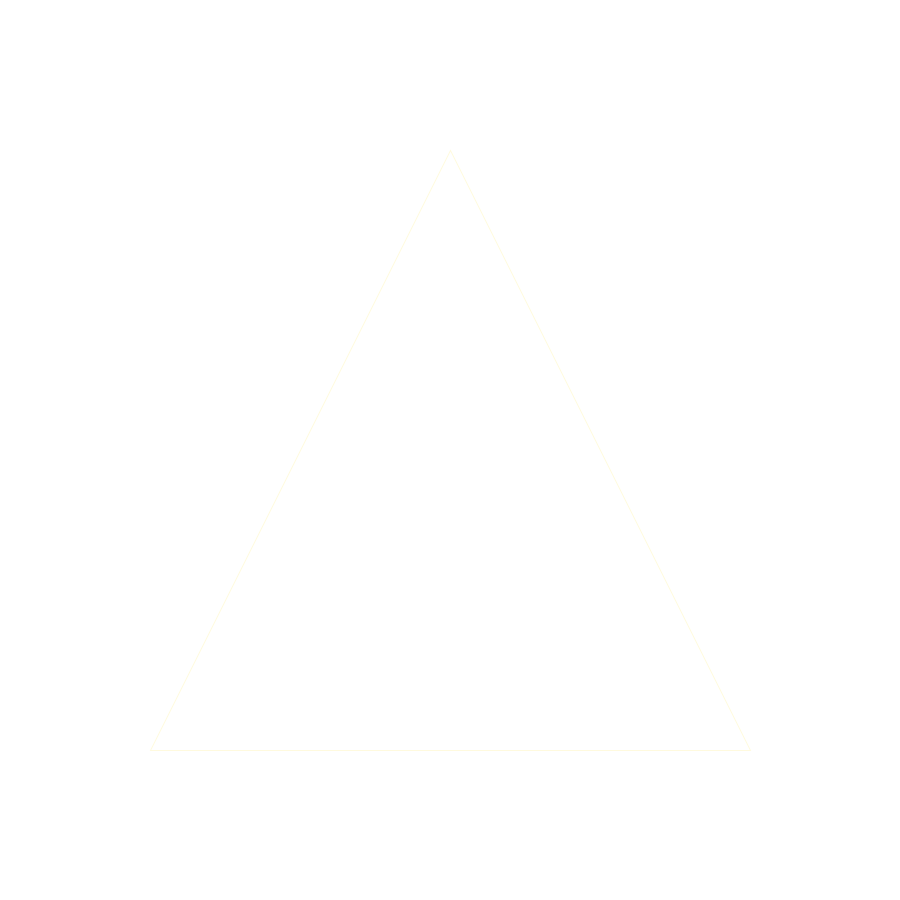
Frame 1 (no input)
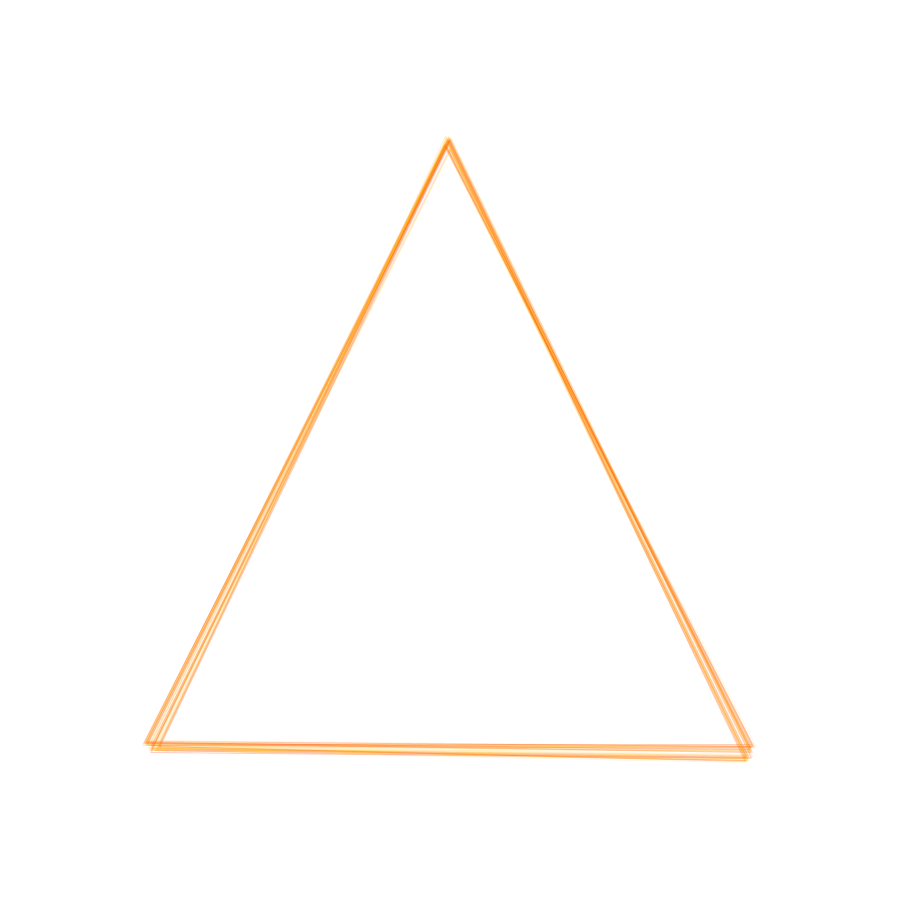
Frame 60 (the mouse pressed at the canvas centre just before this capture)
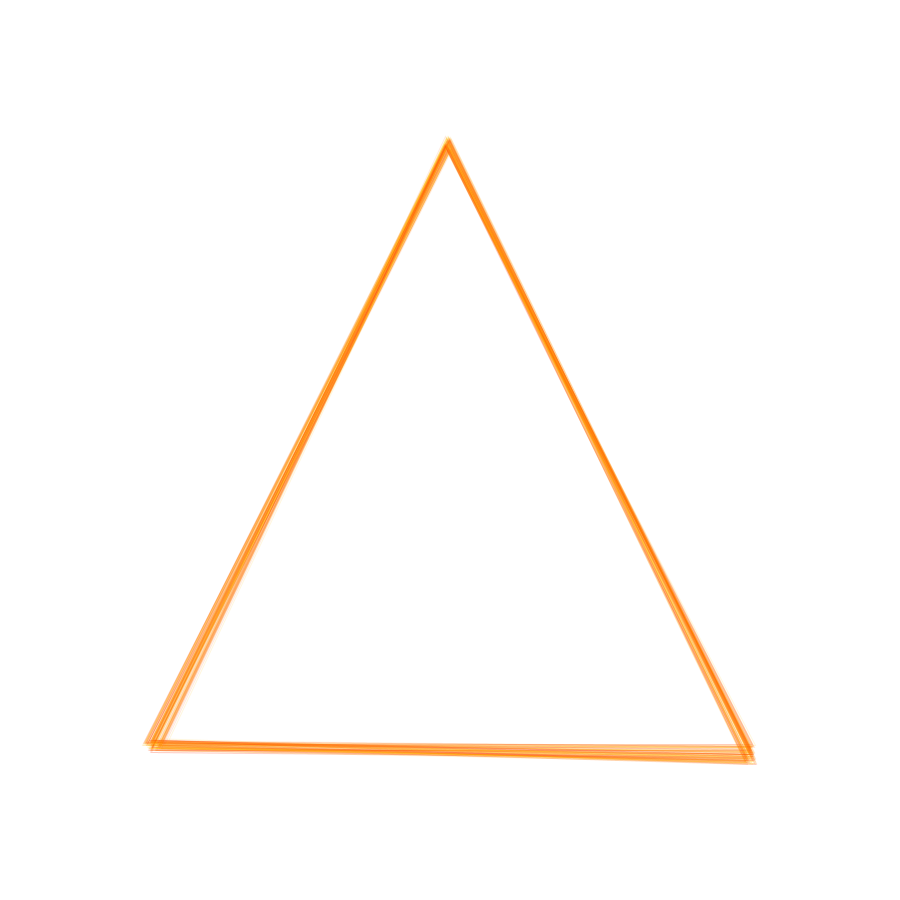
Frame 120 (the mouse held since frame 60 and released just before this capture)

The Processing sketch that drew these frames (run headless with seeded random() and noise(); from frame 60 on, the mouse is pressed at the canvas centre):

// Processing sketch: processing_86563
// ── processing_86563.pde


float[] x = {0,-300,300};
float[] y = {-300,300,300};
float lineColor;
float randomBound = 2;

void setup () {
  size (900,900);
  smooth ();
  colorMode (HSB,300,100,100);
  background (0,0,100);
  strokeWeight (1);
  noFill ();
}

void draw () {
  translate (width/2,height/2);
  
  randomBound = randomBound+0.0005*sq(randomBound);
  
  lineColor = sin(frameCount)*20+25;
  stroke (lineColor,100,100,33);
  
  beginShape (TRIANGLES);
  for (int i=0; i<3; i++) {
    float randomX = random (-randomBound,randomBound);
    float randomY = random (-randomBound,randomBound);
    vertex (x[i],y[i]);
    x[i] = x[i]+randomX;
    y[i] = y[i]+randomY;
  }
  endShape ();
  
}

void mousePressed () {
  x[0]=0; x[1]=-300; x[2]=300;
  y[0]=-300; y[1]=300; y[2]=300;
  background (0,0,100);
  randomBound = 2;
}
  
